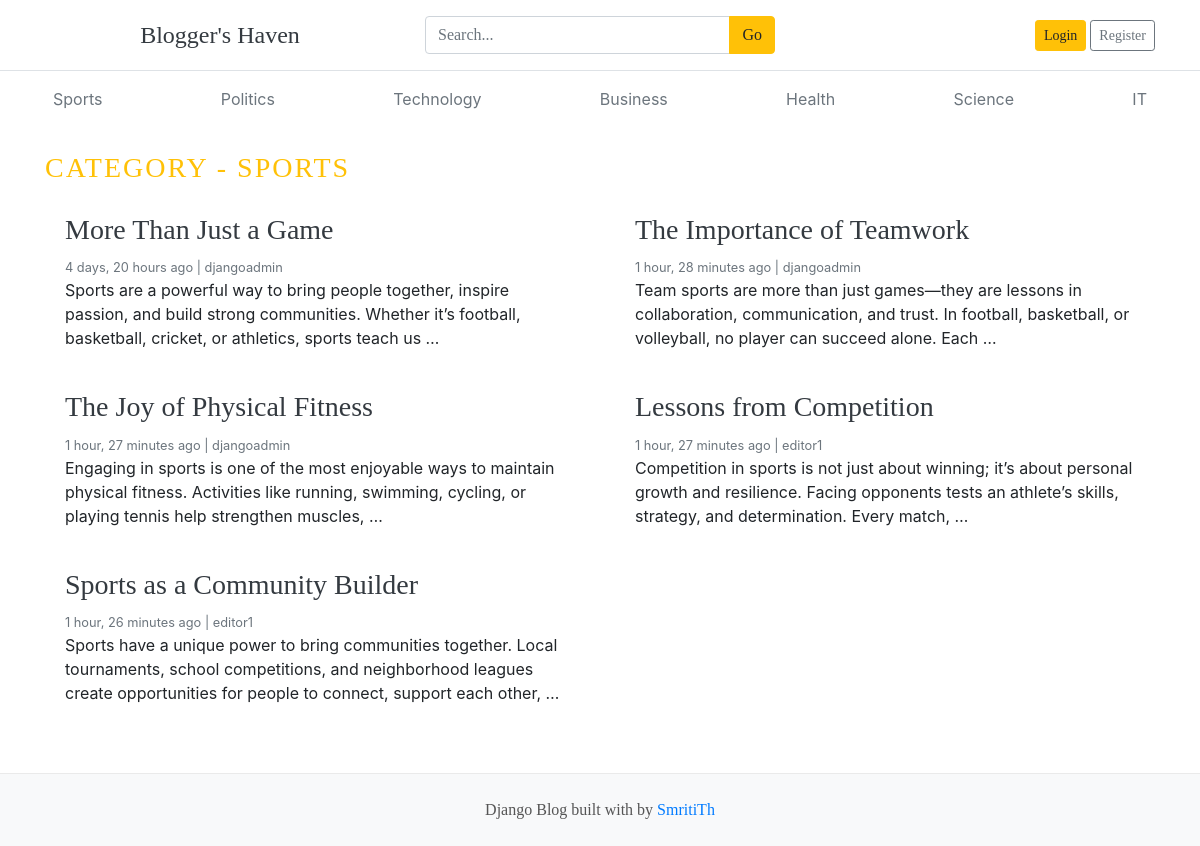
Page /category/1/ on the committed database.
### blogs/models.py (models this page shows, shortened)
class Category(models.Model):
    category_name = models.CharField(max_length=50, unique=True)
    created_at = models.DateTimeField(auto_now_add=True)
    updated_at = models.DateTimeField(auto_now=True)
    class Meta:
        verbose_name_plural = "Categories"
    def __str__(self):
        return self.category_name

class Blog(models.Model):
    title = models.CharField(max_length=100)
    slug = models.SlugField(max_length=150, unique=True, blank=True)
    category = models.ForeignKey(Category, on_delete=models.CASCADE, related_name='blogs')
    author = models.ForeignKey(User, on_delete=models.CASCADE, related_name='blogs')
    featured_image = models.ImageField(upload_to='uploads/%Y/%m/%d/')
    short_description = models.TextField(max_length=5000)
    blog_body = models.TextField(max_length=2000)
    status = models.CharField(max_length=20, choices=STATUS_CHOICES, default="Draft")
    is_featured = models.BooleanField(default=False)
    created_at = models.DateTimeField(auto_now_add=True)
    updated_at = models.DateTimeField(auto_now=True)

### blogs/views.py (the view)
# urls.py: path('<int:category_id>/', views.posts_by_category, name='posts_by_category'),
def posts_by_category(request, category_id):
    posts = Blog.objects.filter(status='Published', category_id=category_id)
    category = get_object_or_404(Category, pk=category_id)
    context = {
        'posts': posts,
        'category': category,
    }
    return render(request, 'posts_by_category.html', context)

### blogs/context_processors.py (called while the page is built)
def get_categories(request):
    categories=Category.objects.all()
    return dict(categories=categories)

def get_social_links(request):
    social_links = SocialLink.objects.all()
    return dict(social_links=social_links)

### templates/posts_by_category.html
{% extends 'base.html' %}
{% block content %}
  <h3 class="text-uppercase text-warning" style="letter-spacing: 2px;">Category - {{ category }}</h3>
  <div class="row mb-2">
    {% if posts %}
    {% for post in posts %}
    <div class="col-md-6">
      <div class="card border-0" >
        <div class="card-body">
          <h3><a href="{% url 'blog' post.slug  %}" class="text-dark">{{ post.title }}</a></h3>
          <small class="mb-1 text-muted">{{ post.created_at | timesince }} ago | {{ post.author }}</small>
          <p class="card-text">{{ post.short_description | truncatewords:25 }}</p>
        </div>
      </div>
    </div>
    {% endfor %}
    {% else %}
    <p>No posts found</p>
    {% endif %}
  </div>
</div>
{% endblock %}

### templates/base.html (shortened to what this page needs)
{% load static %}
<!DOCTYPE html>
<html lang="en">
<head>
  <link href="https://getbootstrap.com/docs/4.0/dist/css/bootstrap.min.css" rel="stylesheet">
  <link rel="stylesheet" href="{% static 'css/blog.css' %}">
  <link rel="stylesheet" href="https://cdnjs.cloudflare.com/ajax/libs/font-awesome/4.7.0/css/font-awesome.min.css">
</head>
<body>
<header class="blog-header py-3 border-bottom">
  <div class="container">
    <div class="row align-items-center">
      <div class="col-4">
        <a class="text-dark h4 text-decoration-none" href="/">Blogger's Haven</a>
      </div>
      <div class="col-4">
        <form action="{% url 'search' %}" method="GET">
          <div class="input-group">
            <input class="form-control" type="text" name="keyword"
                   placeholder="Search..." />
            <div class="input-group-append">
              <button class="btn btn-warning" type="submit">Go</button>
            </div>
          </div>
        </form>
      </div>
      <div class="col-4 text-right">
        {% if not user.is_authenticated %}
        <a class="btn btn-sm btn-warning" href="{% url 'login' %}">Login</a>
        <a class="btn btn-sm btn-outline-secondary" href="{% url 'register' %}">Register</a>
        {% else %}
        <span><a href="{% url 'dashboard' %}">Dashboard</a></span>
        &emsp;
        <span><a href="{% url 'logout' %}">Logout</a></span>
        {% endif %}
      </div>
    </div>
  </div>
</header>
<div class="container">
  <nav class="nav d-flex justify-content-between py-2">
    {% for cat in categories %}
      <a class="p-2 text-muted" href="{% url 'posts_by_category' cat.id %}">
        {{ cat.category_name }}
      </a>
    {% endfor %}
  </nav>
</div>
<div class="container mt-4">
  {% block content %}{% endblock %}
<footer class="blog-footer mt-5">
  <p>Django Blog built with by <a href="{#}">SmritiTh</a></p>
</footer>
</body>
</html>

### blogger_haven/static/blog.css (style rules this page uses)
.blog-header { border-bottom: 1px solid #e5e5e5; }
h1, h2, h3, h4, h5, h6 { font-family: "Playfair Display", Georgia, "Times New Roman", serif; }
.blog-footer { padding: 2.5rem 0; color: #727272; text-align: center; background-color: #f9f9f9; border-top: .05rem solid #e5e5e5; }
.blog-footer p:last-child { margin-bottom: 0; }

### templates/base.html (style rules this page uses)
.blog-header { background-color: #ffffff; padding: 2rem 0; text-align: center; font-family: 'Playfair Display', serif; border-bottom: 1px solid #eaeaea; }
.blog-footer { background-color: #f8f9fa; padding: 1.5rem 0; text-align: center; font-family: 'Playfair Display', serif; border-top: 1px solid #eaeaea; color: #555; }
.blog-footer a { color: #007bff; text-decoration: none; }

### rows in the picture
Category: category_name "Sports", category_name "SPORTS"
Category: category_name "Politics"
Category: category_name "Technology"
Category: category_name "Business"
Category: category_name "Health"
Category: category_name "Science"
Category: category_name "IT"
Blog: title "More Than Just a Game", created_at "4 days, 20 hours", author "djangoadmin", short_description "Sports are a powerful way to bring people together, inspire passion, and build strong communities. Whether it’s football, basketball, cricket, or athletics, sports teach us …"
Blog: title "The Importance of Teamwork", created_at "1 hour, 28 minutes", author "djangoadmin", short_description "Team sports are more than just games—they are lessons in collaboration, communication, and trust. In football, basketball, or volleyball, no player can succeed alone. Each …"
Blog: title "The Joy of Physical Fitness", created_at "1 hour, 27 minutes", author "djangoadmin", short_description "Engaging in sports is one of the most enjoyable ways to maintain physical fitness. Activities like running, swimming, cycling, or playing tennis help strengthen muscles, …"
Blog: title "Lessons from Competition", created_at "1 hour, 27 minutes", author "editor1", short_description "Competition in sports is not just about winning; it’s about personal growth and resilience. Facing opponents tests an athlete’s skills, strategy, and determination. Every match, …"
Blog: title "Sports as a Community Builder", created_at "1 hour, 26 minutes", author "editor1", short_description "Sports have a unique power to bring communities together. Local tournaments, school competitions, and neighborhood leagues create opportunities for people to connect, support each other, …"
